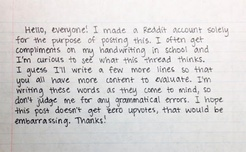
#> input picture sample1.jpg, 246 x 152 px, shrunk from 512 x 315 before the run
$ jupyter execute --allow-errors tesseract_test.ipynb   (shell and % lines are left out)
#> lines starting #> are read from the running program, lines starting #| are printed output that depends on the picture
[cell 1]
import pytesseract
import cv2

[cell 2]
imgpath1 = "sample1.jpg"
imgpath2 = "sample2.jpg"
imgpath3 = "Photo3102pg1.jpg"

[cell 3]
image = cv2.imread(imgpath1)
#> image is the input picture: shape (152, 246, 3); mean B, G, R 213.7, 213.8, 215.8
image = cv2.cvtColor(image, cv2.COLOR_BGR2RGB) #conversion format

# opencv -> BGR format
# tesseract -> RGB format
# pillow -> RGB format

#> (a cell that did not finish here is left out)

[cell 5]
image = cv2.imread(imgpath2)
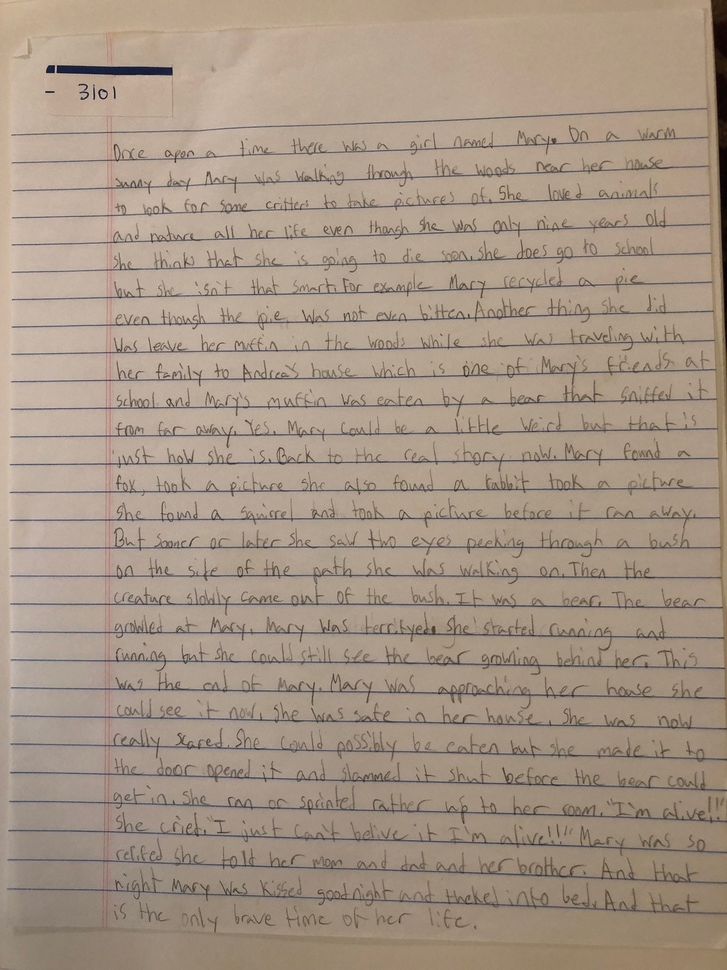
#> input picture sample2.jpg, 727 x 970 px, shrunk from 1512 x 2016 before the run
#> image is the input picture: shape (970, 727, 3); mean B, G, R 133.1, 149, 165.8
image = cv2.cvtColor(image, cv2.COLOR_BGR2RGB)

#> (a cell that did not finish here is left out)

[cell 7]
image = cv2.imread(imgpath3)
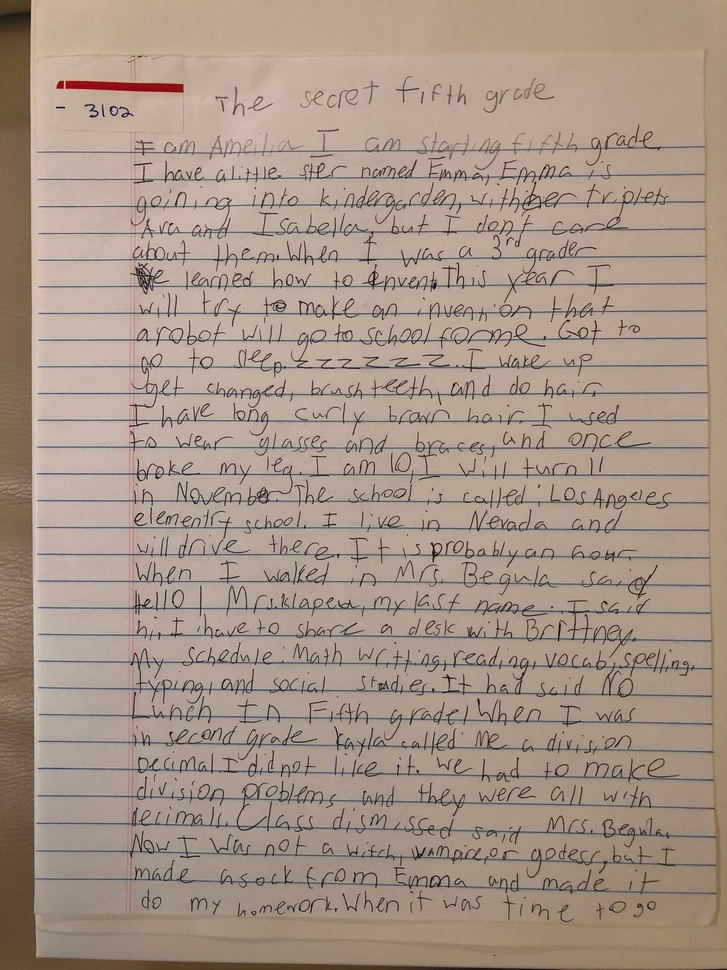
#> input picture Photo3102pg1.jpg, 727 x 970 px, shrunk from 1512 x 2016 before the run
#> image is the input picture: shape (970, 727, 3); mean B, G, R 134.9, 149.5, 166.5
image = cv2.cvtColor(image, cv2.COLOR_BGR2RGB)
#> (the rest of this cell did not finish here and is left out)
